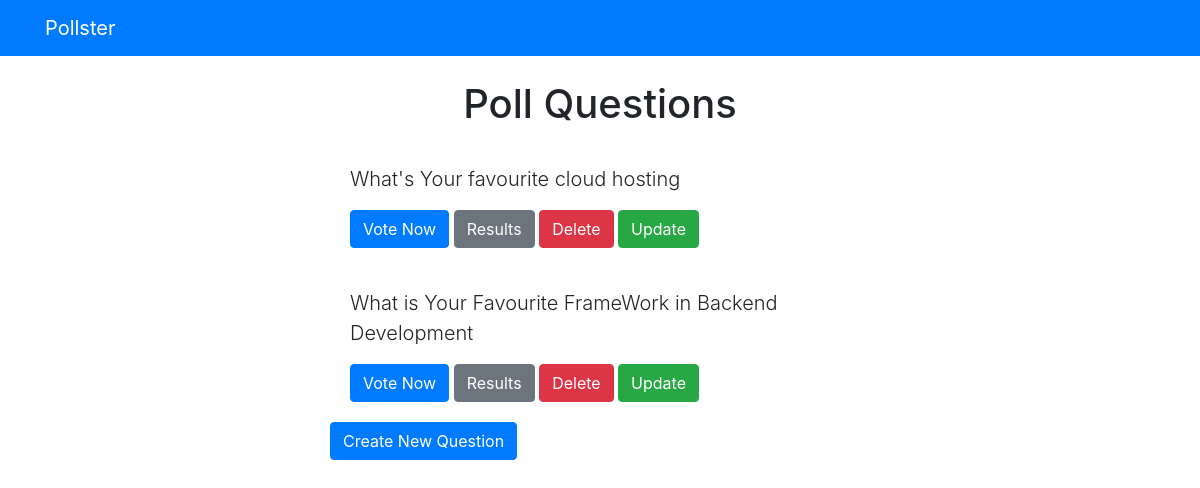
Screenshot of /polls/ with the database file from the repository.
### polls/models.py (models this page shows)
class Question(models.Model):
	question_text = models.CharField(max_length = 200)
	pub_date = models.DateTimeField('date published')
	def __str__(self):
		return self.question_text

### polls/views.py (the view)
# urls.py: path('', views.index, name='index'),
def index(request):
    latest_question_list = Question.objects.order_by('-pub_date')
    print(f"Questions retrieved: {latest_question_list}")  # Debug print
    context = {'latest_question_list': latest_question_list}
    return render(request, 'polls/index.html', context)

### templates/polls/index.html
{% extends 'base.html' %}
{% block content %}
<h1 class="text-center mb-3">Poll Questions</h1>
{% if latest_question_list %}
{% for question in latest_question_list %}
<div class="card-mb-3">
	<div class="card-body">
		<p class="lead">{{ question.question_text }}</p>
		<a href="{% url 'polls:detail' question.id %}" class="btn btn-primary btn-md">Vote Now</a>
		<a href="{% url 'polls:results' question.id %}" class="btn btn-secondary btn-md">Results</a>
        <a href="{% url 'polls:delete_question' question.id %}" class="btn btn-danger btn-md">Delete</a>
        <a href="{% url 'polls:update_question' question.id %}" class="btn btn-success btn-md">Update</a>
	</div>
</div>
{% endfor %}
    <a href="{% url 'polls:create_question' %}" class="btn btn-primary">Create New Question</a>
{% else %}
<p>No polls available</p>
{% endif %}
{% endblock %}

### rows the page displays
Question: question_text "What's Your favourite cloud hosting"
Question: question_text "What is Your Favourite FrameWork in Backend Development"
